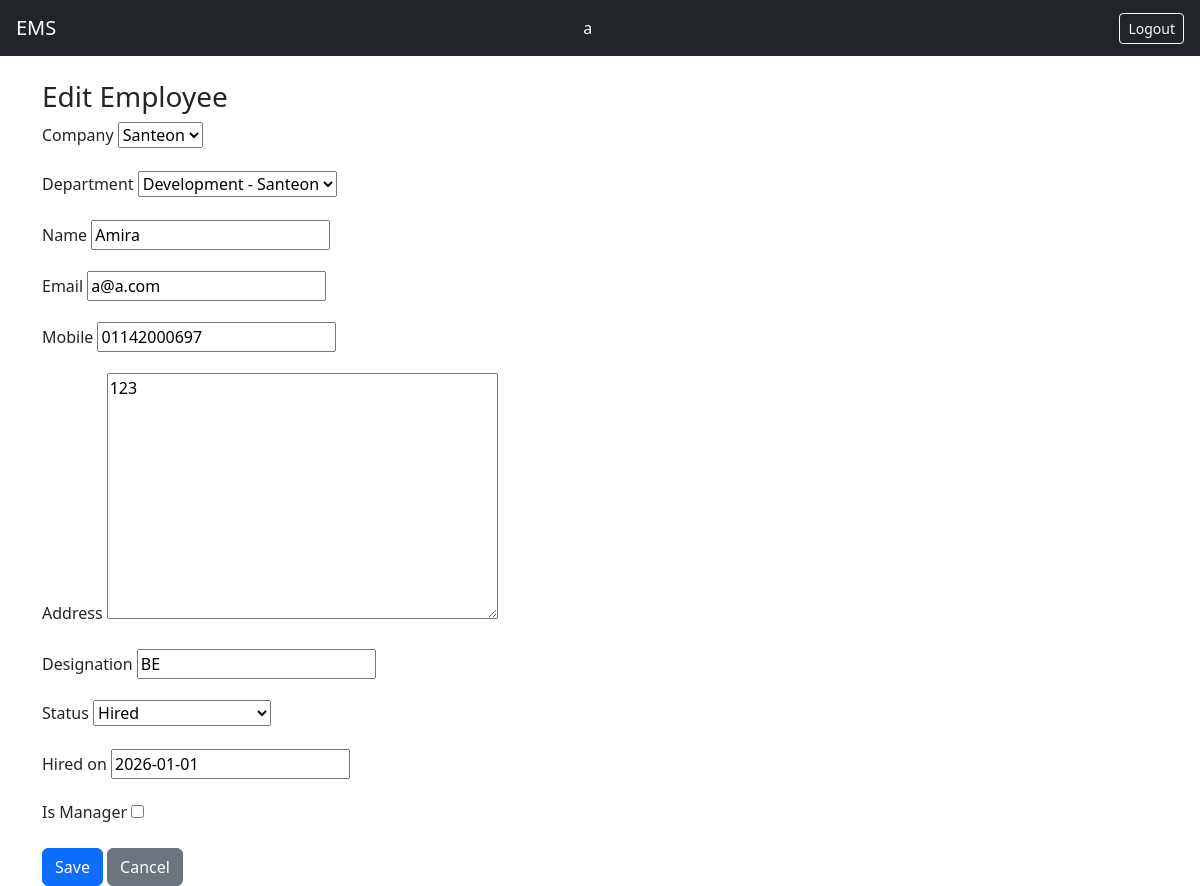
The page /employees/7/edit/ (signed in) on the database as committed earlier.
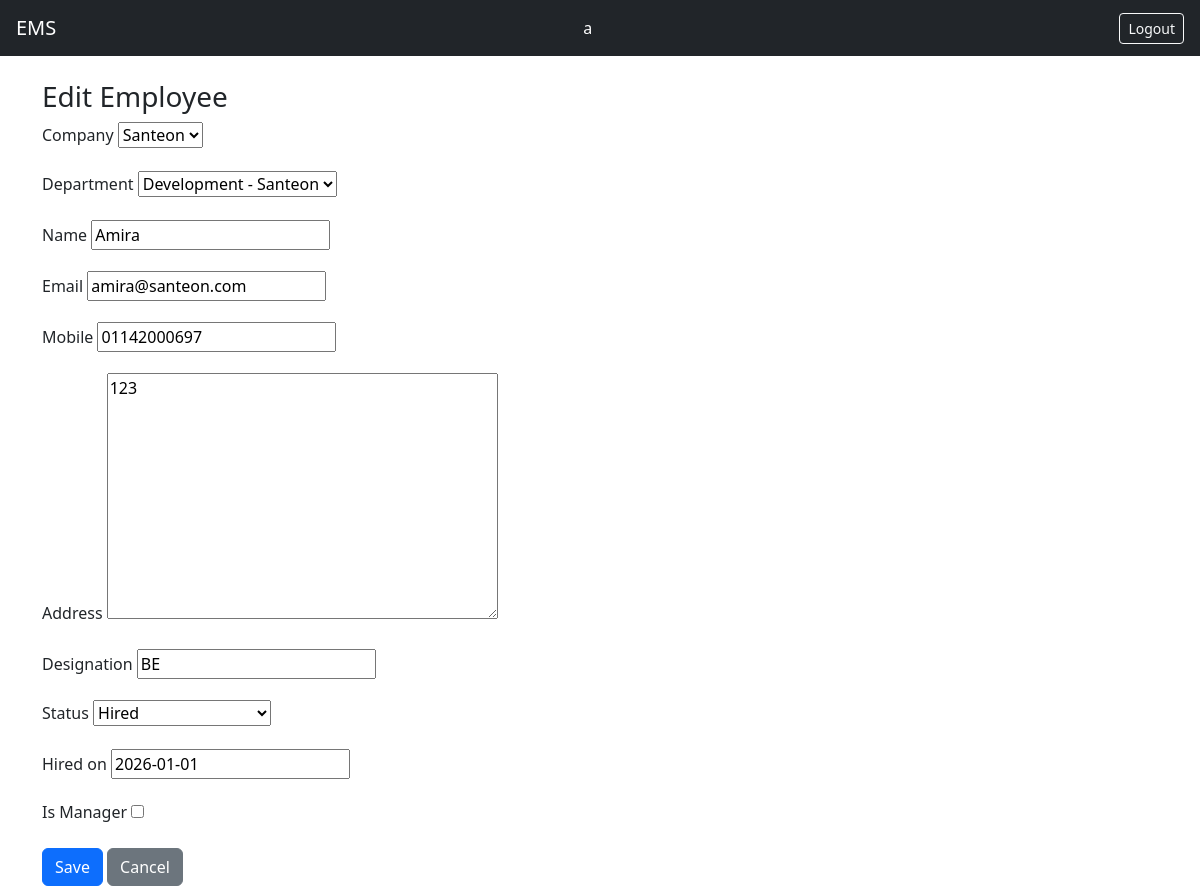
The same page on the database as committed later.
### employees/models.py (models this page shows, shortened)
class Employee(models.Model):
    STATUS_CHOICES = [
        ('application', 'Application Received'),
        ('interview', 'Interview Scheduled'),
        ('hired', 'Hired'),
        ('rejected', 'Not Accepted'),
    ]
    company = models.ForeignKey(Company, on_delete=models.PROTECT, related_name='employees')
    department = models.ForeignKey(Department, on_delete=models.PROTECT, related_name='employees')
    status = models.CharField(max_length=20, choices=STATUS_CHOICES)
    name = models.CharField(max_length=255)
    email = models.EmailField(unique=True)
    mobile = models.CharField(max_length=22, unique=True)
    address = models.TextField()
    designation = models.CharField(max_length=255)
    hired_on = models.DateField(null=True, blank=True) # Can be null if not hired yet
    user = models.OneToOneField(User, on_delete=models.CASCADE)

### ems/views.py (the view)
# urls.py: path('employees/<int:pk>/edit/', edit_employee, name='edit_employee'),
@login_required
def edit_employee(request, pk):
    employee = Employee.objects.get(pk=pk)
    user = request.user
    is_manager = user.groups.filter(name='Manager').exists()
    if not (user.is_superuser or (is_manager and employee.department == user.employee.department) or employee.user == user):
        return redirect('home')
    if request.method == 'POST':
        form = EmployeeForm(request.POST, instance=employee)
        if form.is_valid():
            employee = form.save()
            is_manager = form.cleaned_data.get('is_manager')
            manager_group = Group.objects.get(name='Manager')
            if is_manager:
                employee.user.groups.add(manager_group)
            else:
                employee.user.groups.remove(manager_group)
            return redirect('home')
    else:
        user_is_manager = employee.user.groups.filter(name='Manager').exists()
        form = EmployeeForm(
            instance=employee,
            initial={'is_manager': user_is_manager}
        )
    return render(
        request,
        'employees/form.html',
        {
            'form': form,
            'title': 'Edit Employee'
        }
    )

### employees/forms.py
class EmployeeForm(forms.ModelForm):
    is_manager = forms.BooleanField(
        required=False,
        label="Is Manager"
        )
    class Meta:
        model = Employee
        fields = [
            'company',
            'department',
            'name',
            'email',
            'mobile',
            'address',
            'designation',
            'status',
            'hired_on',
        ]

### companies/models.py (called while the page is built)
    def __str__(self):
        return self.name

    def __str__(self):
        return f"{self.name} - {self.company.name}"

### templates/employees/form.html (shortened to what this page needs)
{% extends "base.html" %}
{% block content %}
<h3>{{ title }}</h3>
<form method="post">
    {% for field in form %}
        <div class="mb-3">
            <label class="form-label">
                {{ field.label }}
            </label>
            {{ field }}
        </div>
    {% endfor %}
    <button class="btn btn-primary">
        Save
    </button>
    <a href="{% url 'home' %}"
       class="btn btn-secondary">
       Cancel
    </a>
</form>
{% endblock %}

Rows that differ between the two databases and show on the page:
changed Employee "Santeon": email "a@a.com" → "amira@santeon.com"
